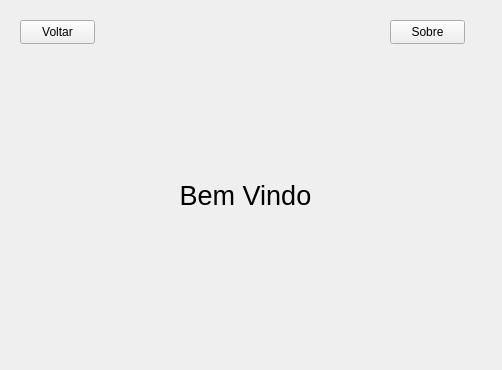
<?xml version="1.0" encoding="UTF-8"?>
<ui version="4.0">
 <class>StackedWidget</class>
 <widget class="QStackedWidget" name="StackedWidget">
  <property name="geometry">
   <rect>
    <x>0</x>
    <y>0</y>
    <width>502</width>
    <height>370</height>
   </rect>
  </property>
  <property name="windowTitle">
   <string>StackedWidget</string>
  </property>
  <property name="currentIndex">
   <number>1</number>
  </property>
  <widget class="QWidget" name="login">
   <widget class="QLineEdit" name="textLogin">
    <property name="geometry">
     <rect>
      <x>180</x>
      <y>130</y>
      <width>113</width>
      <height>21</height>
     </rect>
    </property>
   </widget>
   <widget class="QLineEdit" name="textSenha">
    <property name="geometry">
     <rect>
      <x>180</x>
      <y>200</y>
      <width>113</width>
      <height>21</height>
     </rect>
    </property>
   </widget>
   <widget class="QLabel" name="label">
    <property name="geometry">
     <rect>
      <x>180</x>
      <y>110</y>
      <width>49</width>
      <height>16</height>
     </rect>
    </property>
    <property name="text">
     <string>Login:</string>
    </property>
   </widget>
   <widget class="QLabel" name="label_2">
    <property name="geometry">
     <rect>
      <x>180</x>
      <y>180</y>
      <width>49</width>
      <height>16</height>
     </rect>
    </property>
    <property name="text">
     <string>Senha:</string>
    </property>
   </widget>
   <widget class="QPushButton" name="btnEntrar">
    <property name="geometry">
     <rect>
      <x>180</x>
      <y>260</y>
      <width>111</width>
      <height>24</height>
     </rect>
    </property>
    <property name="text">
     <string>Entrar</string>
    </property>
   </widget>
  </widget>
  <widget class="QWidget" name="home">
   <widget class="QLabel" name="labelHome">
    <property name="geometry">
     <rect>
      <x>20</x>
      <y>150</y>
      <width>451</width>
      <height>91</height>
     </rect>
    </property>
    <property name="font">
     <font>
      <pointsize>20</pointsize>
     </font>
    </property>
    <property name="text">
     <string>Bem Vindo</string>
    </property>
    <property name="alignment">
     <set>Qt::AlignmentFlag::AlignCenter</set>
    </property>
   </widget>
   <widget class="QPushButton" name="btnHomeVoltar">
    <property name="geometry">
     <rect>
      <x>20</x>
      <y>20</y>
      <width>75</width>
      <height>24</height>
     </rect>
    </property>
    <property name="text">
     <string>Voltar</string>
    </property>
   </widget>
   <widget class="QPushButton" name="btnHomeSobre">
    <property name="geometry">
     <rect>
      <x>390</x>
      <y>20</y>
      <width>75</width>
      <height>24</height>
     </rect>
    </property>
    <property name="text">
     <string>Sobre</string>
    </property>
   </widget>
  </widget>
  <widget class="QWidget" name="sobre">
   <widget class="QPushButton" name="btnSobreVoltar">
    <property name="geometry">
     <rect>
      <x>20</x>
      <y>10</y>
      <width>75</width>
      <height>24</height>
     </rect>
    </property>
    <property name="text">
     <string>Voltar</string>
    </property>
   </widget>
  </widget>
 </widget>
 <resources/>
 <connections/>
</ui>
